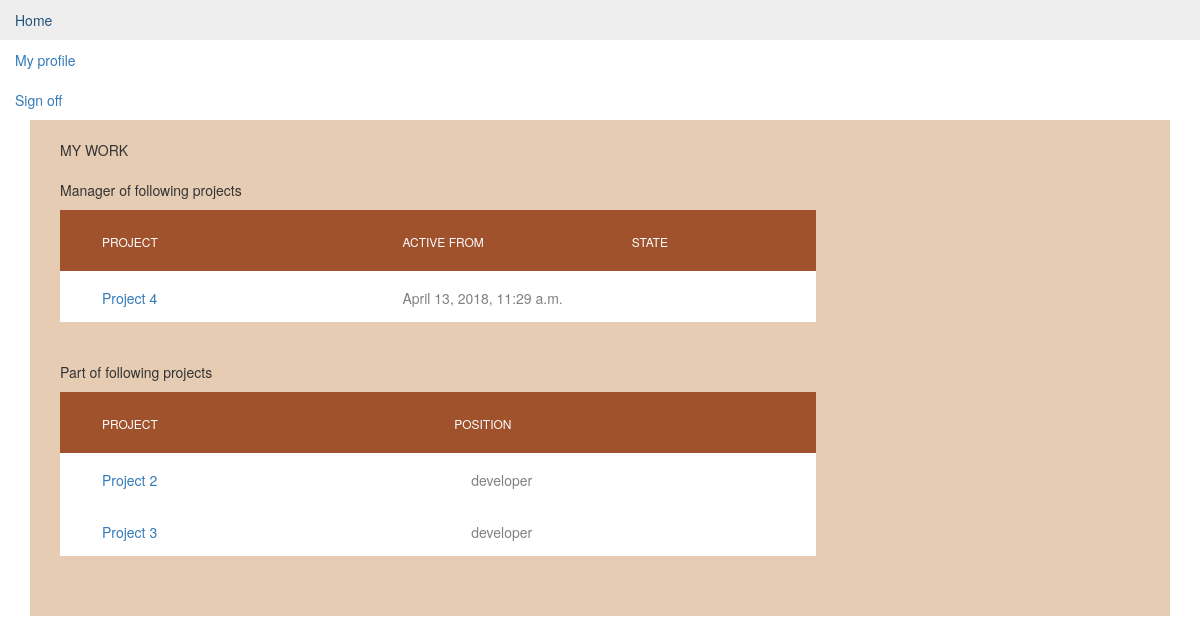
Before: /dp/ (signed in) with the older database file.
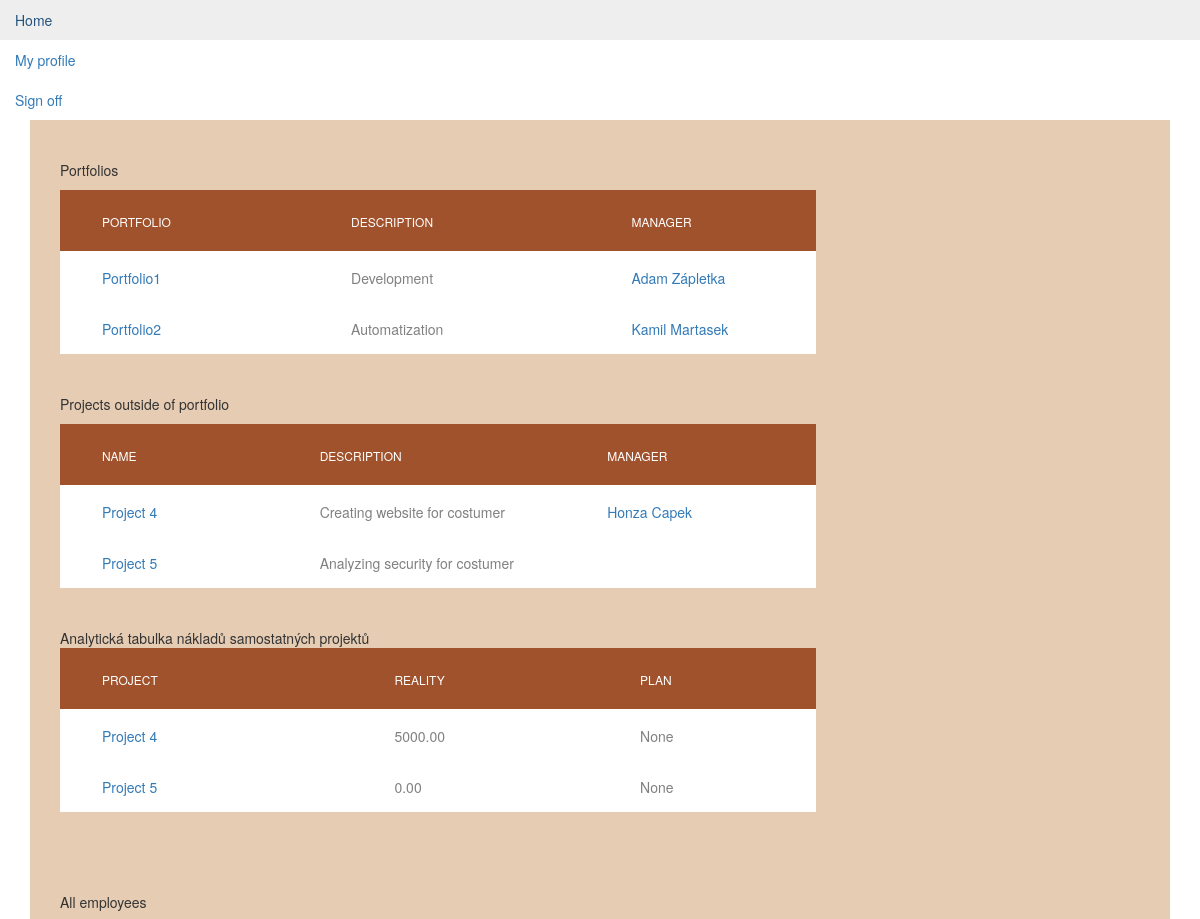
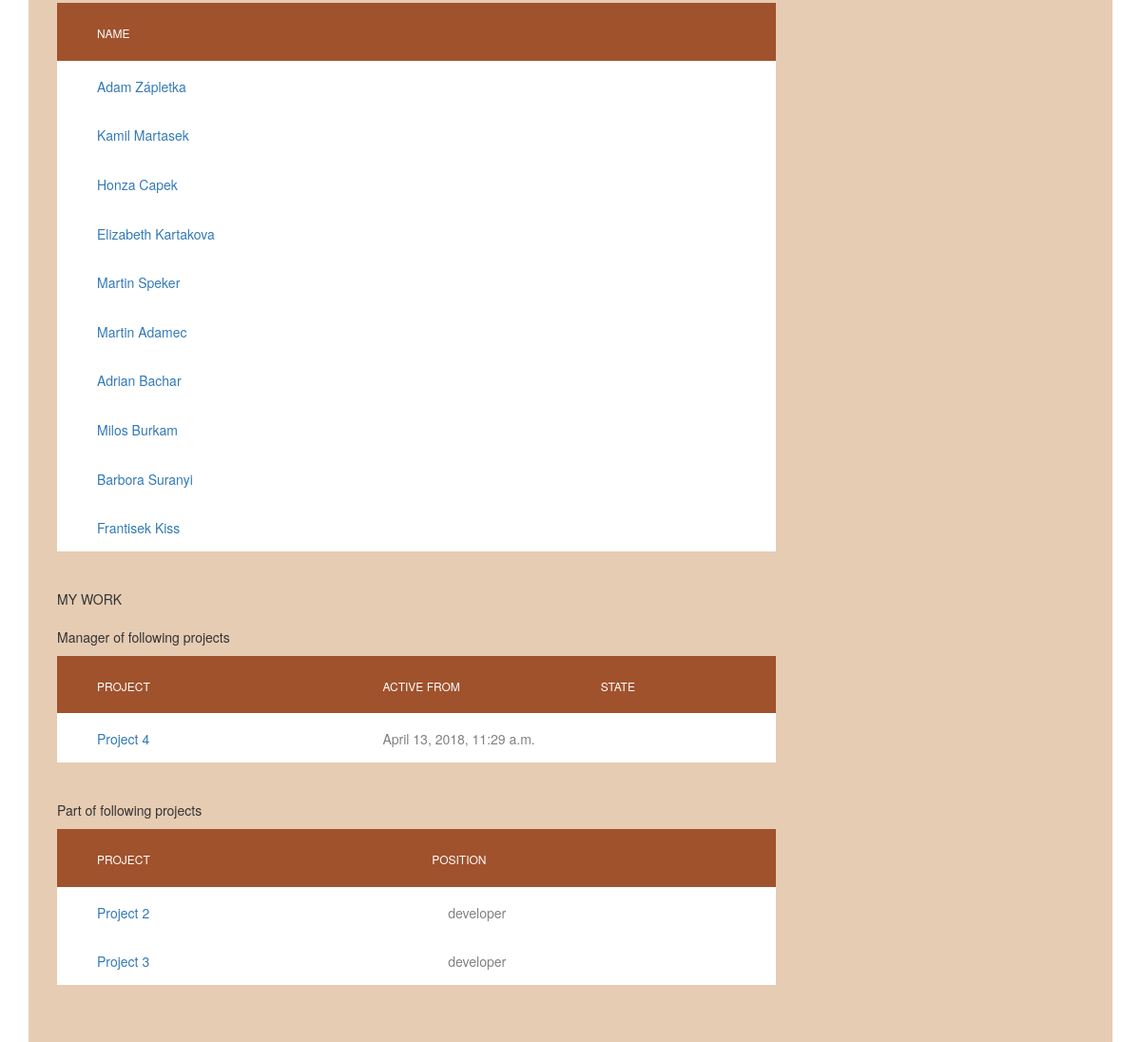
After: the same page with the newer database file (2 pictures, top to bottom).
### dp/models.py (models this page shows, shortened)
class Project(models.Model):
    portfolio = models.ForeignKey(Portfolio, on_delete=models.SET_NULL, null=True, blank=True)
    project_name = models.TextField()
    description = models.CharField(max_length=200)
    plan_budget = models.DecimalField(max_digits=15, decimal_places=2, null=True, blank=True)
    used_budget = models.DecimalField(max_digits=15, decimal_places=2, default=0)
    manhours = models.DecimalField(max_digits=15, decimal_places=0, null=True, blank=True)
    pub_date = models.DateTimeField(auto_now_add=True)
    deadline = models.DateTimeField('date of deadline', null=True, blank=True)
    COMPLEXITY_VALUES = (
        ('1', 'Complicated'),
        ('0', 'Easy'),
    )
    complexity = models.CharField(max_length=1, choices=COMPLEXITY_VALUES, null=True)
    PRIORITY_VALUES = (
        ('0.75', 'High '),
        ('0.50', 'Normal'),
        ('0.25', 'Low'),
    )
    TYPE_VALUES = (
        ('1', 'Public'),
        ('2', 'Private'),
        ('3', 'Mixed'),
    )
    type = models.CharField(max_length=1, choices=TYPE_VALUES, null=True)
    urgency = models.CharField(max_length=4, choices=PRIORITY_VALUES, null=True)
    importance = models.CharField(max_length=4, choices=PRIORITY_VALUES, null=True)
    project_manager = models.ForeignKey(Employee, on_delete=models.SET_NULL, null=True)

class ProjectMember(models.Model):
    class Meta:
        unique_together = (('project', 'member'),)
    project = models.ForeignKey(Project, on_delete=models.CASCADE)
    member = models.ForeignKey(Employee, on_delete=models.CASCADE)
    position = models.CharField(max_length=200, null=True)

class Portfolio(models.Model):
    portfolio_name = models.CharField(max_length=200)
    pub_date = models.DateTimeField('date published', editable=False)
    portfolio_manager = models.ForeignKey(Employee, on_delete=models.SET_NULL, null=True)
    description = models.CharField(max_length=200, null=True)

class Employee(models.Model):
    user = models.OneToOneField(User, on_delete=models.CASCADE)
    position = models.CharField(max_length=200)
    address = models.CharField(max_length=200)
    birthday = models.DateField()
    photo = models.FileField( blank=True, null=True)
    salary = models.DecimalField(max_digits =9, decimal_places=2, null=True)
    GENDER_VALUES = (
        ('male', 'Male'),
        ('female', 'Female'),
    )
    gender = models.CharField(max_length=6, choices=GENDER_VALUES)

### dp/views.py (the view)
# urls.py: path('', views.index, name='index'),
def index(request):
    context = {
        'latest_portfolio_list': Portfolio.objects.all(),
    }
    project_list = Project.objects.filter(portfolio_id__isnull=True)
    context['employee_list'] = Employee.objects.all()
    context['project_list'] = project_list
    return render(request, "dp/index.html", context)

### templates/dp/index.html (shortened to what the changed rows need)
{% extends "dp/base.html" %}
{% block content %}
    {% load static %}
    <link rel="stylesheet" type="text/css" href="{% static 'dp/css/index.css' %}"/>
    {% if user.employee.position == "manager" or user.is_superuser %}
        <div class="limiter">
        <div class="container">
            <div class="container-table100">
                <div class="wrap-table100">
                    <div class="table100 ver1 m-b-110">
                        <br>
                        Portfolios
                        <table data-vertable="ver1">
                            <thead>
                            <tr class="row100 head">
                                <th class="column100 column1" data-column="column1">Portfolio</th>
                                <th class="column100 column2" data-column="column2">Description</th>
                                <th class="column100 column3" data-column="column3">Manager</th>
                            </tr>
                            </thead>
                            <tbody>
                            {% if latest_portfolio_list %}
                                <ul>
                                    {% for portfolio in latest_portfolio_list %}
                                        <tr class="row100">
                                            <td class="column100 column1" data-column="column1">
                                                <a href="{% url 'dp:portfolio_detail' portfolio.id %}">{{ portfolio.portfolio_name }}</a>
                                            </td>
                                            <td class="column100 column2" data-column="column2">
                                                {{ portfolio.description }}
                                            </td>
                                            <td class="column100 column3" data-column="column3">
                                                {% if portfolio.portfolio_manager %}
                                                    <a href="{% url 'dp:employee_detail' portfolio.portfolio_manager.id %}"> {{ portfolio.portfolio_manager.user.first_name }} {{ portfolio.portfolio_manager.user.last_name }}</a>
                                                {% endif %}
                                            </td>
                                        </tr>
                                    {% endfor %}
                                </ul>
                            {% else %}
                                <p>No portfolios are available.</p>
                            {% endif %}
                            </tbody>
                        </table>
                        <br>
                        <br>
                        {% if project_tmp.portfolio is Null and project_list.all %}
                            Projects outside of portfolio
                            <table data-vertable="ver1">
                                <thead>
                                <tr class="row100 head">
                                    <th class="column100 column1" data-column="column1">Name</th>
                                    <th class="column100 column2" data-column="column2">Description</th>
                                    <th class="column100 column3" data-column="column3">Manager</th>
                                </tr>
                                </thead>
                                <tbody>
                                <ul>
                                    {% for project_tmp in project_list %}
                                        <tr class="row100">
                                            <td class="column100 column1" data-column="column1">
                                                <a href="{% url 'dp:project_detail' project_tmp.id %}">{{ project_tmp.project_name }}</a>
                                            </td>
                                            <td class="column100 column2" data-column="column2">
                                                {{ project_tmp.description }}
                                            </td>
                                            <td class="column100 column3" data-column="column3">
                                                {% if project_tmp.project_manager.id %}
                                                    <a href="{% url 'dp:employee_detail' project_tmp.project_manager.id %}">{{ project_tmp.project_manager.user.first_name }} {{ project_tmp.project_manager.user.last_name }}</a>
                                                {% endif %}
                                            </td>
                                        </tr>
                                    {% endfor %}
                                </ul>
                                </tbody>
                            </table>
                        {% endif %}
                        <br>
                        <br>
                        Analytická tabulka nákladů samostatných projektů
                        <table data-vertable="ver1">
                            <thead>
                            <tr class="row100 head">
                                <th class="column100 column1" data-column="column1">Project</th>
                                <th class="column100 column2" data-column="column2">Reality</th>
                                <th class="column100 column3" data-column="column3">Plan</th>
                            </tr>
                            </thead>
                            <tbody>
                            {% for project in project_list %}
                                <tr class="row100">
                                    <td class="column100 column1" data-column="column1">
                                        <a href="{% url 'dp:project_detail' project.id %}"> {{ project.project_name }} </a>
                                    </td>
                                    <td class="column100 column2" data-column="column2">
                                        {{ project.used_budget }}
                                    </td>
                                    <td class="column100 column3" data-column="column3">
                                        {{ project.plan_budget }}
                                    </td>
                                </tr>
                            {% endfor %}
                            </tbody>
                        </table>
                        <br>
                        <br>
                        <br>
                        <br>
                        All employees
                        <table data-vertable="ver1">
                            <thead>
                            <tr class="row100 head">
                                <th class="column100 column1" data-column="column1">Name</th>
                            </tr>
                            </thead>
                            <tbody>
                            <ul>
                                {% for employee in employee_list %}
                                    <tr class="row100">
                                        <td class="column100 column1" data-column="column1">
                                            <a href="{% url 'dp:employee_detail' employee.id %}"> {{ employee.user.first_name }} {{ employee.user.last_name }} </a>
                                        </td>
                                    </tr>
                                {% endfor %}
                            </ul>
                            </tbody>
                        </table>
                    </div>
                </div>
            </div>
        </div>
    {% endif %}
    <div class="limiter">
    <div class="container">
        <div class="container-table100">
            <div class="wrap-table100">
                <div class="table100 ver1 m-b-110">
                    {% if user.employee.project_set.all %}
                        <br>
                        <br>
                        <table data-vertable="ver1">
                            <thead>
                            <tr class="row100 head">
                                <th class="column100 column1" data-column="column1">Project</th>
                                <th class="column100 column2" data-column="column2">Active from</th>
                                <th class="column100 column3" data-column="column3">State</th>
                            </tr>
                            </thead>
                            <tbody>
                            <ul>
                                {% for project in user.employee.project_set.all %}
                                    <tr class="row100">
                                        <td class="column100 column1" data-column="column1">
                                            <a href="{% url 'dp:project_detail' project.id %}">{{ project.project_name }}</a>
                                        </td>
                                        <td class="column100 column2" data-column="column2">
                                            {{ project.pub_date }}
                                        </td>
                                        <td class="column100 column3" data-column="column3">
                                        </td>
                                    </tr>
                                {% endfor %}
                            </ul>
                            </tbody>
                        </table>
                    {% endif %}
                    {% if user.employee.projectmember_set.all %}
                        <br>
                        <br>
                        <table data-vertable="ver1">
                            <thead>
                            <tr class="row100 head">
                                <th class="column100 column1" data-column="column1">Project</th>
                                <th class="column100 column2" data-column="column2">Position</th>
                            </tr>
                            </thead>
                            <tbody>
                            <ul>
                                {% for projectmember in user.employee.projectmember_set.all %}
                                    <tr class="row100">
                                        <td class="column100 column1" data-column="column1">
                                            <a href="{% url 'dp:project_detail' projectmember.project_id %}">{{ projectmember.project.project_name }}</a>
                                        </td>
                                        <td class="column100 column1" data-column="column1">
                                            {{ projectmember.position }}
                                        </td>
                                    </tr>
                                {% endfor %}
                            </ul>
                            </tbody>
                        </table>
                    {% endif %}
                <br>
                        <br>
                </div>
            </div>
        </div>
    </div>
{% endblock %}

Changed rows visible on the page:
now on this page (row unchanged): Portfolio: portfolio_name "Portfolio1", description "Development", portfolio_manager.user.first_name "Adam", portfolio_manager.user.last_name "Zápletka"
now on this page (row unchanged): Portfolio: portfolio_name "Portfolio2", description "Automatization", portfolio_manager.user.first_name "Kamil", portfolio_manager.user.last_name "Martasek"
now on one of the page's lists (row edited): Project: project_name "Project 4", description "Creating website for costumer", project_manager.user.first_name "Honza", project_manager.user.last_name "Capek", used_budget "5000.00", plan_budget "None"
now on this page (row edited): Project: project_name "Project 5", description "Analyzing security for costumer", used_budget "0.00", plan_budget "None"
now on this page (row edited): Employee: user.first_name "Adam", user.last_name "Zápletka"
now on this page (row edited): Employee: user.first_name "Kamil", user.last_name "Martasek"
now on this page (row edited): Employee: user.first_name "Honza", user.last_name "Capek"
changed Employee: position "Senior developer" → "manager" (drawn)
now on this page (row edited): Employee: user.first_name "Elizabeth", user.last_name "Kartakova"
now on this page (row edited): Employee: user.first_name "Martin", user.last_name "Speker"
now on this page (row edited): Employee: user.first_name "Martin", user.last_name "Adamec"
now on this page (row edited): Employee: user.first_name "Adrian", user.last_name "Bachar"
now on this page (row edited): Employee: user.first_name "Milos", user.last_name "Burkam"
now on this page (row edited): Employee: user.first_name "Barbora", user.last_name "Suranyi"
now on this page (row edited): Employee: user.first_name "Frantisek", user.last_name "Kiss"
Other visible differences:
text now shown: "Portfolios PORTFOLIO DESCRIPTION MANAGER Projects outside of portfolio NAME DESCRIPTION MANAGER Analytická tabulka nákladů samostatných projektů PROJECT REALITY PLAN All employees NAME"
